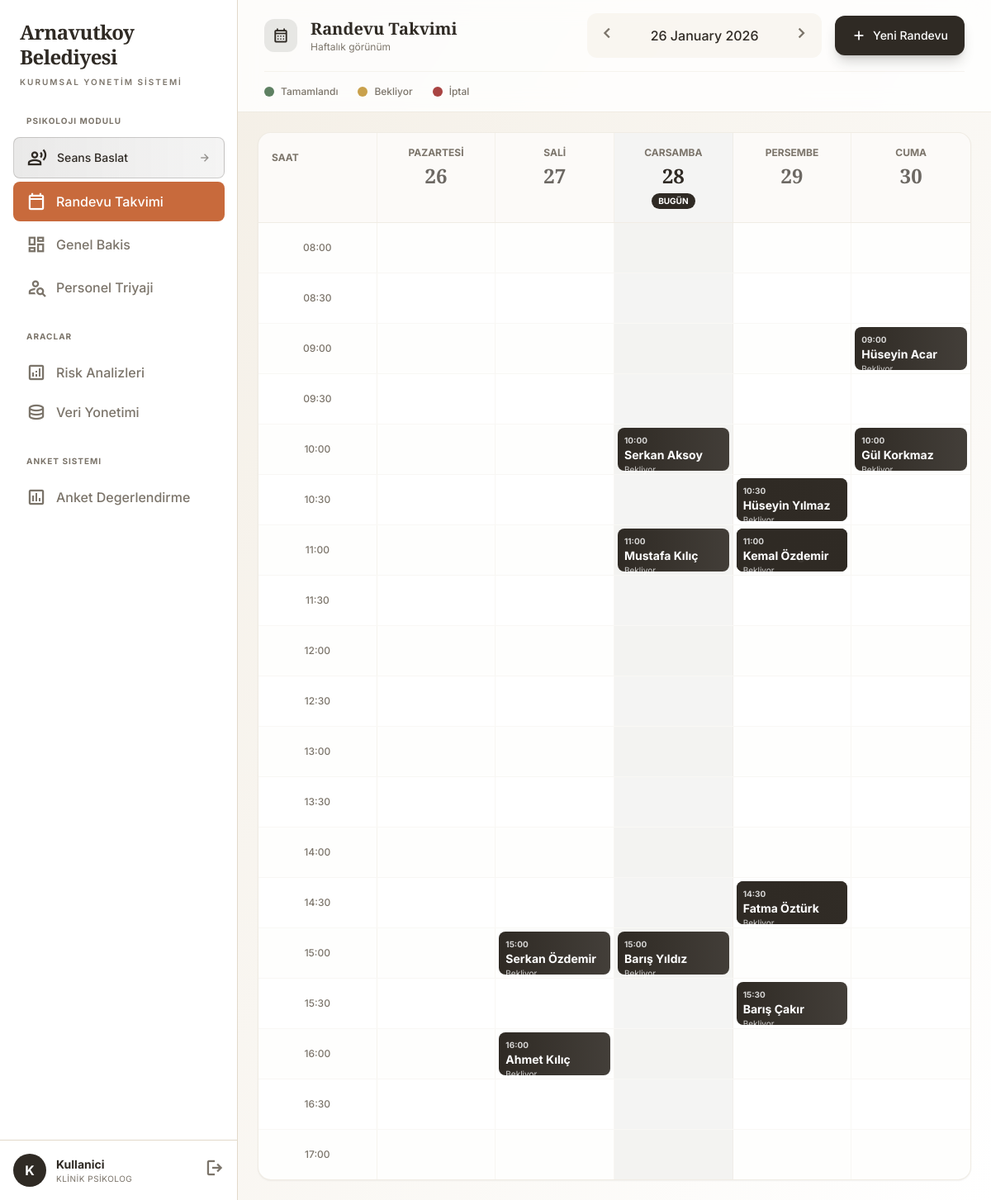
Screenshot of /psikoloji/takvim with the database file from the repository.
### models.py (models this page shows, shortened)
class Randevu(db.Model):
    __tablename__ = 'randevular'
    id = db.Column(db.Integer, primary_key=True)
    personel_id = db.Column(db.Integer, db.ForeignKey('personeller.id'), nullable=False)
    tarih = db.Column(db.Date, nullable=False)
    saat = db.Column(db.String(10), nullable=False)
    notlar = db.Column(db.Text)
    durum = db.Column(db.String(20), default='Bekliyor')  # Bekliyor, Tamamlandi, Iptal
    created_at = db.Column(db.DateTime, default=datetime.utcnow)
    personel = db.relationship('Personel', back_populates='randevular')

class Personel(db.Model):
    __tablename__ = 'personeller'
    id = db.Column(db.Integer, primary_key=True)
    tc_no = db.Column(db.String(11), unique=True)
    ad_soyad = db.Column(db.String(200), nullable=False)
    mudurluk_id = db.Column(db.Integer, db.ForeignKey('mudurlukler.id'))
    yas = db.Column(db.Integer)
    cinsiyet = db.Column(db.String(20))
    egitim = db.Column(db.String(100))
    medeni_durum = db.Column(db.String(50))
    cocuk_sayisi = db.Column(db.Integer)
    kidem_yil = db.Column(db.Integer)
    gorev = db.Column(db.String(200))
    foto_path = db.Column(db.String(500), default='default-avatar.png')
    anket_ruh_sagligi_risk = db.Column(db.Integer, default=0)  # 0-4 arasi
    anket_umutsuzluk = db.Column(db.Boolean, default=False)
    anket_uyku_bozuklugu = db.Column(db.Boolean, default=False)
    anket_istah_degisimi = db.Column(db.Boolean, default=False)
    anket_isteksizlik = db.Column(db.Boolean, default=False)
    mmpi_l_skoru = db.Column(db.Float)
    mmpi_f_skoru = db.Column(db.Float)
    mmpi_k_skoru = db.Column(db.Float)
    mmpi_pa_skoru = db.Column(db.Float)
    mmpi_sc_skoru = db.Column(db.Float)
    mmpi_scales = db.Column(db.Text)  # JSON tum klinik skalalar
    mmpi_analiz_metni = db.Column(db.Text)  # AI destekli yorum
    mmpi_tarih = db.Column(db.Date)
    triyaj_puani = db.Column(db.Float, default=0)  # 1-5 arasi final skor
    triyaj_anket_agirligi = db.Column(db.Float, default=0.3)
    triyaj_mmpi_agirligi = db.Column(db.Float, default=0.3)
    triyaj_klinik_agirligi = db.Column(db.Float, default=0.4)
    risk_kategori = db.Column(db.String(20), default='Belirsiz')  # Dusuk/Orta/Yuksek/Kritik
    created_at = db.Column(db.DateTime, default=datetime.utcnow)
    updated_at = db.Column(db.DateTime, default=datetime.utcnow, onupdate=datetime.utcnow)
    mudurluk = db.relationship('Mudurluk', back_populates='personeller')
    seanslar = db.relationship('Seans', back_populates='personel', lazy='dynamic', order_by='desc(Seans.tarih)')
    randevular = db.relationship('Randevu', back_populates='personel', lazy='dynamic')
    triyaj_gecmisi = db.relationship('TriyajGecmisi', back_populates='personel', lazy='dynamic')

### main.py (the view)
@app.route('/psikoloji/takvim')
@psikoloji_login_required
def psikoloji_takvim():
    week_offset = int(request.args.get('week', 0))
    week_days, start_of_week = get_week_dates(week_offset)
    today = date.today()
    start_date = start_of_week
    end_date = start_of_week + timedelta(days=5)
    appointments_raw = db.session.query(
        Randevu, Personel.ad_soyad, Personel.risk_kategori, Mudurluk.ad.label('mudurluk_adi')
    ).select_from(Randevu).join(
        Personel, Randevu.personel_id == Personel.id
    ).outerjoin(
        Mudurluk, Personel.mudurluk_id == Mudurluk.id
    ).filter(
        Randevu.tarih >= start_date,
        Randevu.tarih < end_date
    ).all()
    appointments = [{
        'id': apt[0].id,
        'personel_id': apt[0].personel_id,
        'tarih': apt[0].tarih.strftime('%Y-%m-%d'),
        'saat': apt[0].saat,
        'durum': apt[0].durum,
        'ad_soyad': apt[1],
        'risk_kategori': apt[2],
        'mudurluk_adi': apt[3]
    } for apt in appointments_raw]
    personeller = Personel.query.order_by(Personel.ad_soyad).all()
    return render_template('psikoloji/takvim.html',
                           week_days=week_days,
                           start_of_week=start_of_week,
                           week_offset=week_offset,
                           appointments=appointments,
                           personeller=personeller,
                           today=today)

### templates/psikoloji/takvim.html (shortened to what this page needs)
{% extends "base.html" %}
{% block body %}
<div class="flex h-screen overflow-hidden">
    {% include '_sidebar.html' %}
    <main class="flex-1 flex flex-col overflow-hidden bg-gradient-to-br from-cream/50 to-white">
        <header class="bg-white/80 backdrop-blur-md border-b border-accent/50 px-8 py-4 shrink-0">
            <div class="flex items-center justify-between">
                <div class="flex items-center gap-4">
                    <div class="size-10 rounded-xl bg-primary/10 flex items-center justify-center">
                        <span class="material-symbols-outlined text-xl text-primary">calendar_month</span>
                    </div>
                    <div>
                        <h1 class="font-serif text-xl text-primary font-bold">Randevu Takvimi</h1>
                        <p class="text-xs text-secondary">Haftalık görünüm</p>
                    </div>
                </div>
                <div class="flex items-center gap-4">
                    <div class="flex items-center gap-2 bg-cream/50 rounded-xl p-1">
                        <a href="?week={{ week_offset - 1 }}"
                            class="p-2 hover:bg-white rounded-lg transition-colors text-secondary hover:text-primary">
                            <span class="material-symbols-outlined">chevron_left</span>
                        </a>
                        <span class="px-4 py-2 font-medium text-primary min-w-[180px] text-center">
                            {{ start_of_week.strftime('%d %B %Y') }}
                        </span>
                        <a href="?week={{ week_offset + 1 }}"
                            class="p-2 hover:bg-white rounded-lg transition-colors text-secondary hover:text-primary">
                            <span class="material-symbols-outlined">chevron_right</span>
                        </a>
                    </div>
                    <button onclick="openNewAppointmentModal()"
                        class="px-5 py-2.5 bg-primary text-white rounded-xl hover:bg-primary/90 transition-all font-medium text-sm flex items-center gap-2 shadow-lg shadow-primary/20">
                        <span class="material-symbols-outlined text-lg">add</span>
                        Yeni Randevu
                    </button>
                </div>
            </div>
            <div class="flex items-center gap-6 mt-4 pt-4 border-t border-accent/30">
                <div class="flex items-center gap-2">
                    <div class="size-3 rounded-full bg-success"></div>
                    <span class="text-xs text-secondary font-medium">Tamamlandı</span>
                </div>
                <div class="flex items-center gap-2">
                    <div class="size-3 rounded-full bg-warning"></div>
                    <span class="text-xs text-secondary font-medium">Bekliyor</span>
                </div>
                <div class="flex items-center gap-2">
                    <div class="size-3 rounded-full bg-danger"></div>
                    <span class="text-xs text-secondary font-medium">İptal</span>
                </div>
            </div>
        </header>
        <div class="flex-1 overflow-auto p-6">
            <div class="bg-white rounded-2xl border border-accent/50 shadow-sm overflow-hidden min-h-full">
                <div class="grid grid-cols-6 border-b border-accent/50">
                    <div class="p-4 border-r border-accent/30 bg-cream/30">
                        <span class="text-xs font-bold text-secondary uppercase">Saat</span>
                    </div>
                    {% for day in week_days %}
                    <div class="p-4 border-r border-accent/30 last:border-0 {% if day.date == today %}bg-primary/5{% else %}bg-cream/30{% endif %}">
                        <div class="text-center">
                            <p class="text-xs font-bold text-secondary uppercase">{{ day.name }}</p>
                            <p class="text-2xl font-serif font-bold {% if day.date == today %}text-primary{% else %}text-primary/70{% endif %} mt-1">
                                {{ day.date.day }}
                            </p>
                            {% if day.date == today %}
                            <span class="inline-block px-2 py-0.5 bg-primary text-white text-[10px] font-bold rounded-full mt-1">BUGÜN</span>
                            {% endif %}
                        </div>
                    </div>
                    {% endfor %}
                </div>
                {% set hours = ['08:00', '08:30', '09:00', '09:30', '10:00', '10:30', '11:00', '11:30', '12:00', '12:30', '13:00', '13:30', '14:00', '14:30', '15:00', '15:30', '16:00', '16:30', '17:00'] %}
                {% for hour in hours %}
                <div class="grid grid-cols-6 border-b border-accent/20 last:border-0 {% if loop.index is odd %}bg-cream/10{% endif %}">
                    <div class="p-3 border-r border-accent/30 flex items-center justify-center">
                        <span class="text-xs font-medium text-secondary">{{ hour }}</span>
                    </div>
                    {% for day in week_days %}
                    <div class="p-2 border-r border-accent/20 last:border-0 min-h-[60px] {% if day.date == today %}bg-primary/5{% endif %} relative group">
                        {% for apt in appointments if apt.tarih == day.date.strftime('%Y-%m-%d') and apt.saat == hour %}
                        <div class="absolute inset-1 rounded-lg p-2 cursor-pointer transition-all hover:scale-[1.02] hover:shadow-md
                            {% if apt.durum == 'Tamamlandi' %}bg-success text-white
                            {% elif apt.durum == 'Iptal' %}bg-danger/80 text-white
                            {% else %}bg-gradient-to-r from-primary to-primary/90 text-white{% endif %}"
                            onclick="openAppointmentDetail({{ apt.id }})">
                            <p class="text-[10px] font-bold opacity-80">{{ apt.saat }}</p>
                            <p class="text-sm font-bold truncate">{{ apt.ad_soyad }}</p>
                            <p class="text-[10px] opacity-80 truncate">{{ apt.durum }}</p>
                        </div>
                        {% endfor %}
                    </div>
                    {% endfor %}
                </div>
                {% endfor %}
            </div>
        </div>
    </main>
</div>
{% endblock %}

### templates/base.html (shortened to what this page needs)
<!DOCTYPE html>
<html lang="tr" class="light h-full">
<head>
    <script src="https://cdn.tailwindcss.com?plugins=forms,container-queries"></script>
</head>
<body class="bg-cream text-primary font-sans antialiased h-full overflow-hidden">
    {% block body %}{% endblock %}
</body>
</html>

### templates/_sidebar.html (shortened to what this page needs)
<aside id="main-sidebar"
    class="w-72 bg-white border-r border-accent flex flex-col h-screen sticky top-0 shrink-0 transition-all duration-300 ease-in-out overflow-hidden z-20">
    <div class="w-72 flex flex-col h-full">
        <div class="p-6 pb-4">
            <div>
                <h1 class="font-serif text-2xl font-bold tracking-tight text-primary leading-tight">
                    Arnavutkoy<br />Belediyesi</h1>
                <p class="text-[10px] uppercase tracking-[0.2em] text-secondary mt-2 font-semibold">
                    Kurumsal Yonetim Sistemi</p>
            </div>
        </div>
        <nav class="flex-1 px-4 space-y-1 mt-4 overflow-y-auto custom-scrollbar">
            <p class="px-4 text-[10px] uppercase tracking-widest text-secondary mb-3 font-bold">PSIKOLOJI MODULU</p>
            <a href="#" id="aktif-seans-link"
                class="flex items-center gap-3 px-4 py-3 rounded-lg transition-all {% if request.path.startswith('/psikoloji/seans') %}bg-gradient-to-r from-sidebar-active to-orange-500 text-white shadow-lg{% else %}bg-gradient-to-r from-primary/10 to-primary/5 text-primary hover:from-primary/20 hover:to-primary/10 border border-primary/20{% endif %} font-medium group"
                onclick="handleAktifSeans(event)">
                <span class="material-symbols-outlined {% if request.path.startswith('/psikoloji/seans') %}{% else %}animate-pulse{% endif %}">
                </span>
                <div class="flex-1">
                    <span class="block text-sm" id="aktif-seans-text">Aktif Seans</span>
                </div>
                <span class="material-symbols-outlined text-sm opacity-50 group-hover:opacity-100">arrow_forward</span>
            </a>
            <a href="{{ url_for('psikoloji_takvim') }}"
                class="flex items-center gap-3 px-4 py-3 rounded-lg transition-all {% if request.path == '/psikoloji/takvim' %}bg-sidebar-active text-white{% else %}text-secondary hover:bg-cream{% endif %} font-medium">
                <span class="material-symbols-outlined">calendar_today</span>
                <span>Randevu Takvimi</span>
            </a>
            <a href="{{ url_for('psikoloji_dashboard') }}"
                class="flex items-center gap-3 px-4 py-3 rounded-lg transition-all {% if request.path == '/psikoloji/dashboard' %}bg-sidebar-active text-white{% else %}text-secondary hover:bg-cream{% endif %} font-medium">
                <span class="material-symbols-outlined">dashboard</span>
                <span>Genel Bakis</span>
            </a>
            <a href="{{ url_for('psikoloji_triyaj') }}"
                class="flex items-center gap-3 px-4 py-3 rounded-lg transition-all {% if request.path == '/psikoloji/triyaj' %}bg-sidebar-active text-white{% else %}text-secondary hover:bg-cream{% endif %} font-medium">
                <span class="material-symbols-outlined">person_search</span>
                <span>Personel Triyaji</span>
            </a>
            <div class="pt-6">
                <p class="px-4 text-[10px] uppercase tracking-widest text-secondary mb-3 font-bold">ARACLAR</p>
                <a href="{{ url_for('psikoloji_analiz') }}"
                    class="flex items-center gap-3 px-4 py-3 rounded-lg transition-all {% if request.path.startswith('/psikoloji/analiz') %}bg-sidebar-active text-white{% else %}text-secondary hover:bg-cream{% endif %} font-medium">
                    <span class="material-symbols-outlined">analytics</span>
                    <span>Risk Analizleri</span>
                </a>
                <a href="{{ url_for('psikoloji_import') }}"
                    class="flex items-center gap-3 px-4 py-3 rounded-lg transition-all {% if request.path == '/psikoloji/import' %}bg-sidebar-active text-white{% else %}text-secondary hover:bg-cream{% endif %} font-medium">
                    <span class="material-symbols-outlined">database</span>
                    <span>Veri Yonetimi</span>
                </a>
            </div>
            <div class="pt-6">
                <p class="px-4 text-[10px] uppercase tracking-widest text-secondary mb-3 font-bold">ANKET SISTEMI</p>
                <a href="/app?token={{ request.args.get('token', '') }}"
                    class="flex items-center gap-3 px-4 py-3 rounded-lg transition-all text-secondary hover:bg-cream font-medium">
                    <span class="material-symbols-outlined">assessment</span>
                    <span>Anket Degerlendirme</span>
                </a>
            </div>
        </nav>
        <div class="p-4 border-t border-accent">
            <div class="flex items-center gap-3">
                <div class="h-10 w-10 rounded-full bg-primary text-white flex items-center justify-center font-bold">
                    {{ session.get('user_name', 'K')[0] }}
                </div>
                <div class="flex-1 min-w-0">
                    <div class="text-sm font-bold text-primary truncate">{{ session.get('user_name', 'Kullanici') }}</div>
                    <div class="text-[10px] text-secondary uppercase tracking-wider">Klinik Psikolog</div>
                </div>
                <a href="{{ url_for('psikoloji_logout') }}" class="text-secondary hover:text-danger transition-colors" title="Cikis">
                    <span class="material-symbols-outlined">logout</span>
                </a>
            </div>
        </div>
    </div>
</aside>

### rows the page displays
Randevu: saat "09:00", ad_soyad "Hüseyin Acar", durum "Bekliyor"
Randevu: saat "10:00", ad_soyad "Serkan Aksoy", durum "Bekliyor"
Randevu: saat "10:00", ad_soyad "Gül Korkmaz", durum "Bekliyor"
Randevu: saat "10:30", ad_soyad "Ayşe Aslan", durum "Bekliyor"
Randevu: saat "10:30", ad_soyad "Hüseyin Yılmaz", durum "Bekliyor"
Randevu: saat "11:00", ad_soyad "Mustafa Kılıç", durum "Bekliyor"
Randevu: saat "11:00", ad_soyad "Deniz Tunç", durum "Bekliyor"
Randevu: saat "11:00", ad_soyad "Erdem Doğan", durum "Bekliyor"
Randevu: saat "11:00", ad_soyad "Kemal Özdemir", durum "Bekliyor"
Randevu: saat "14:30", ad_soyad "Murat Karaca", durum "Bekliyor"
Randevu: saat "14:30", ad_soyad "Fatma Öztürk", durum "Bekliyor"
Randevu: saat "15:00", ad_soyad "Serkan Özdemir", durum "Bekliyor"
Randevu: saat "15:00", ad_soyad "Barış Yıldız", durum "Bekliyor"
Randevu: saat "15:30", ad_soyad "Barış Çakır", durum "Bekliyor"
Randevu: saat "16:00", ad_soyad "Ahmet Kılıç", durum "Bekliyor"

### other values shown
{{ session.get('user_name', 'K')[0] }} "K"
{{ session.get('user_name', 'Kullanici') }} "Kullanici"
{{ start_of_week.strftime('%d %B %Y') }} "26 January 2026"
{{ day.name }} "PAZARTESI" "SALI" "CARSAMBA" "PERSEMBE" "CUMA"
{{ day.date.day }} "26" "27" "28" "29" "30"
{{ hour }} "08:00" "08:30" "09:00" "09:30" "10:00" "10:30" "11:00" "11:30" "12:00" "12:30" "13:00" "13:30" "14:00" "14:30" "15:00" "15:30" "16:00" "16:30" "17:00"
